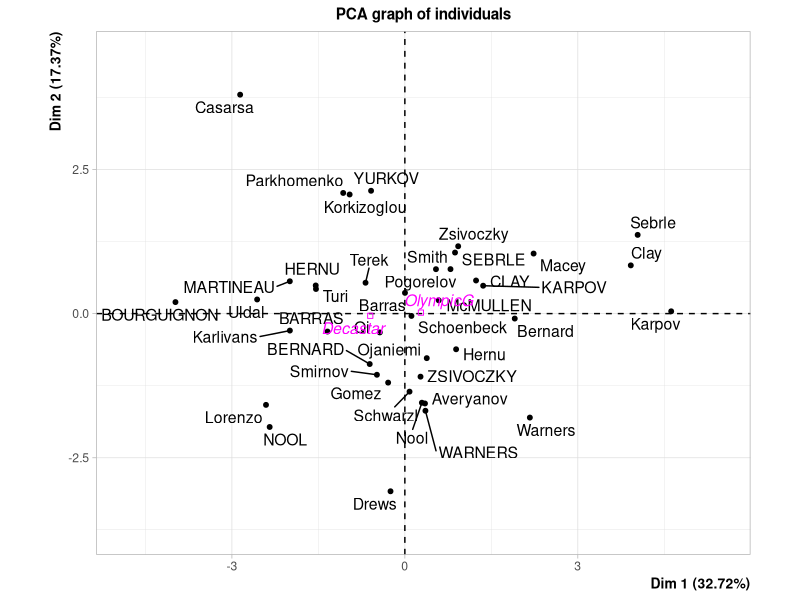
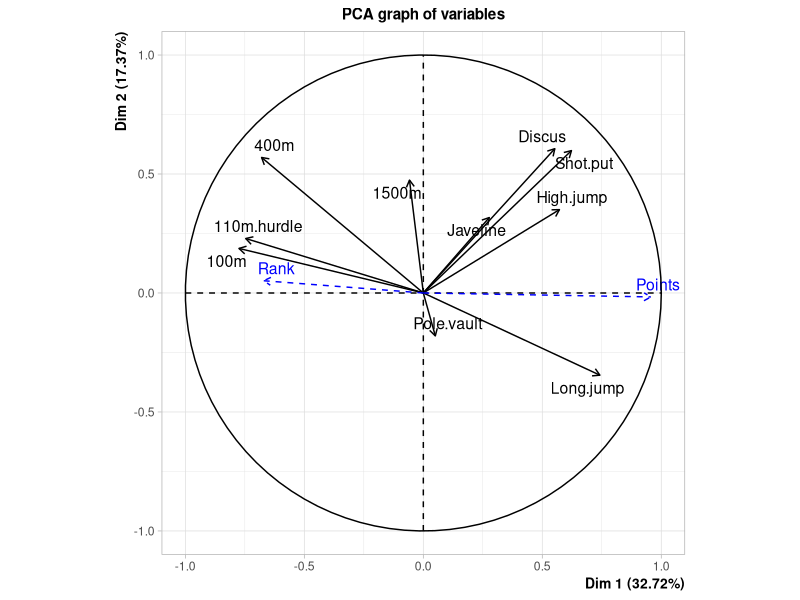
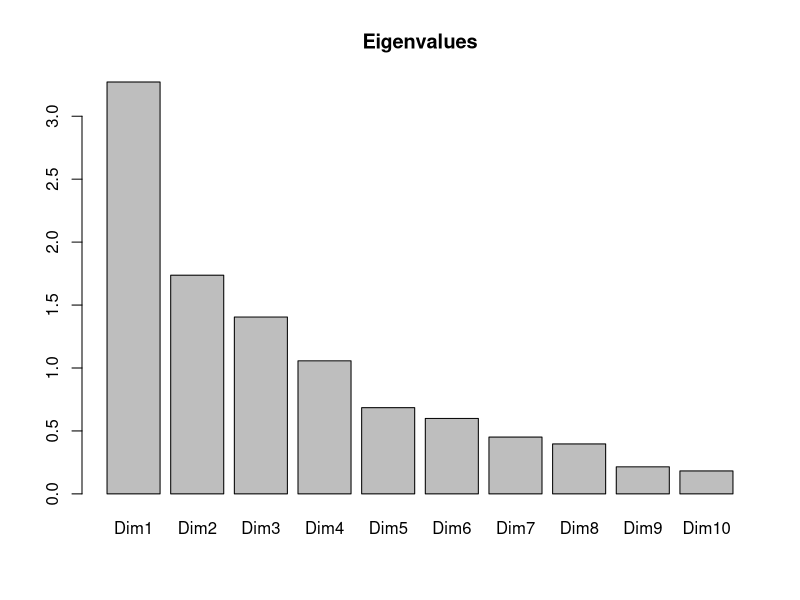
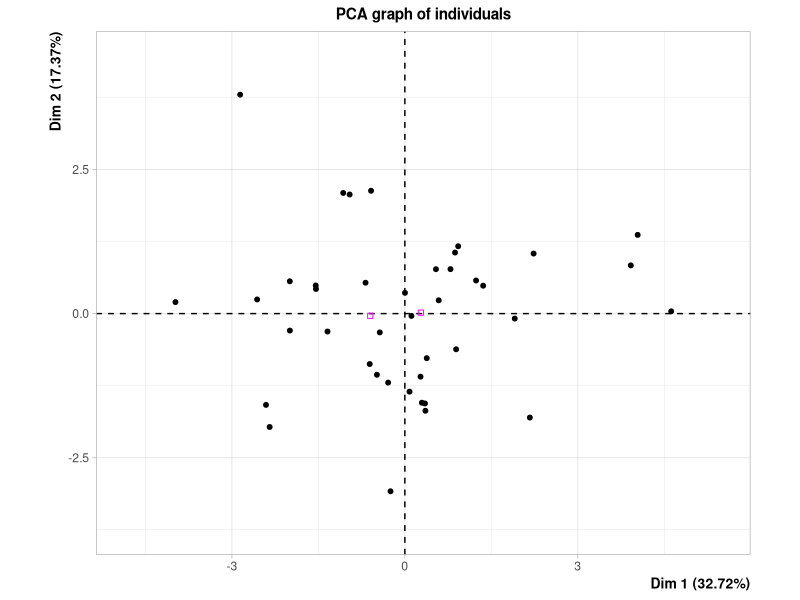
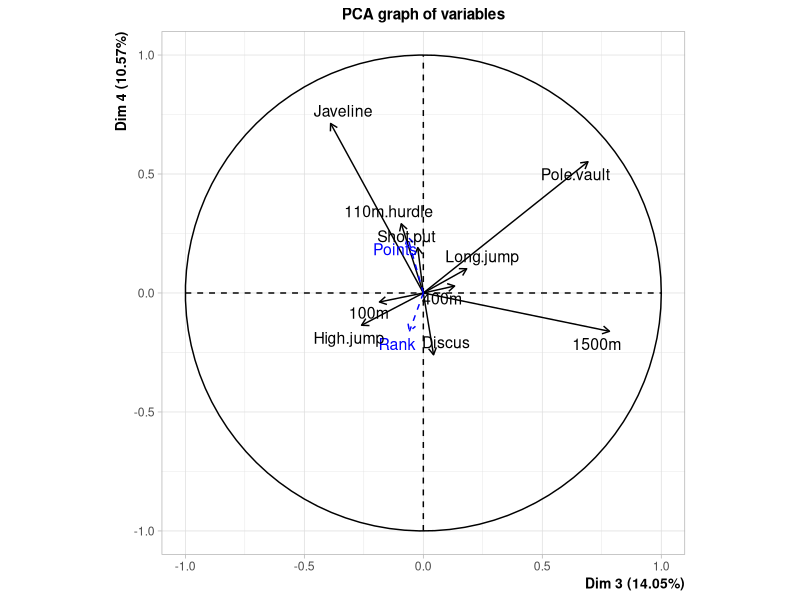
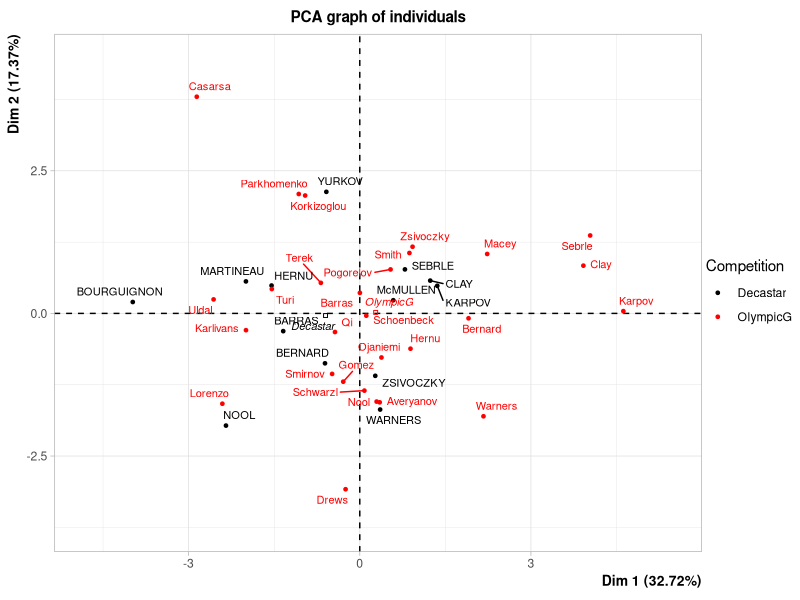
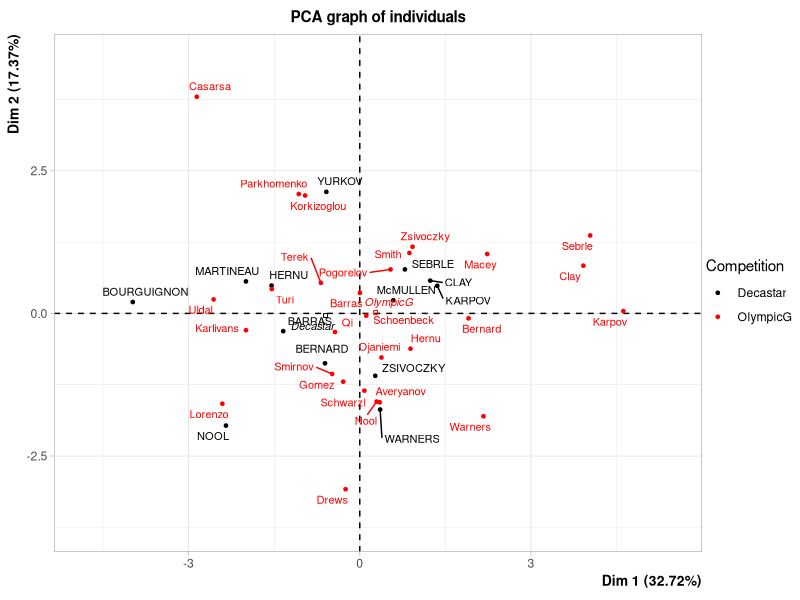
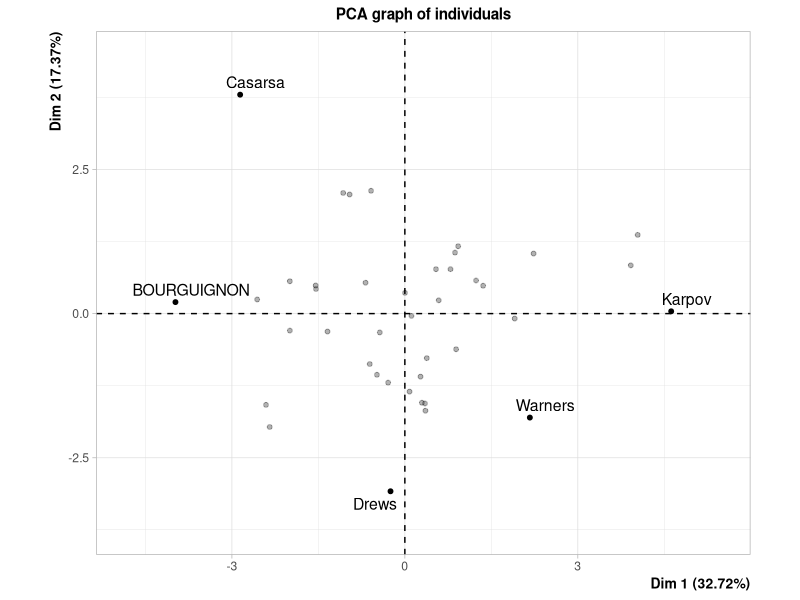

The R script that drew these images, in order:
## ---- chunk 1
knitr::opts_chunk$set(echo = TRUE)
## ---- chunk 2
library(FactoMineR)
data(decathlon)

numDec <- decathlon[,1:12]
moyD <- colMeans(numDec)
sdD <- apply(decathlon[,1:12],2,sd)

numDec <- sweep(numDec,2,moyD,FUN="-")
numDec <- sweep(numDec,2,sdD,FUN="/")

decathlon[,1:12] <- numDec
## ---- chunk 3
#is.factor() could be useful
res.pca <- PCA(decathlon, quanti.sup = 11:12 , quali.sup = 13) #illustrative = supplémentaire
# 10 variables => sum eigen values = 10
summary(res.pca, nbelements = 5, ncp = 4) 
# ncp : nombre de composants principaux to display 
# nbelements : arbitrairement nombre des premières variables
barplot(res.pca$eig[,1], main = "Eigenvalues",names.arg = paste("Dim",1:nrow(res.pca$eig), sep=""))
plot(res.pca, choix = "ind", axes = c(1, 2),label = "none")
plot(res.pca, choix = "var", axes = c(3, 4)) # ctr stands for contribution
## ---- chunk 4
?plot.PCA
summary(res.pca$ind)
cor(decathlon$`100m`,decathlon$`110m.hurdle`) # 0.5798889
cor(decathlon$`100m`,decathlon$Long.jump) # -0.5986777
d_contr<-res.pca$ind$contrib
uldal <- d_contr[row.names(d_contr)%in%"Uldal"]
macey <- d_contr[row.names(d_contr)%in%"Macey"]
data.frame(rbind(uldal,macey))
## ---- chunk 5
plot.PCA(res.pca, choix = "ind", habillage = ncol(decathlon), cex = 0.7)
plot.PCA(res.pca, choix = "ind", habillage = ncol(decathlon), cex = 0.7,autolab = "no")
plot(res.pca, select = "cos2 0.8",  invisible = "quali")
plot(res.pca, select = "contrib 10")
plot(res.pca, choix = "var", select = "contrib 8", unselect = 0)
plot(res.pca, choix = "var", select = c("400m", "1500m"))
plot(res.pca, choix = "ind", select = c("CLAY", "NOOL"),invisible = "quali",unselect = 0)
